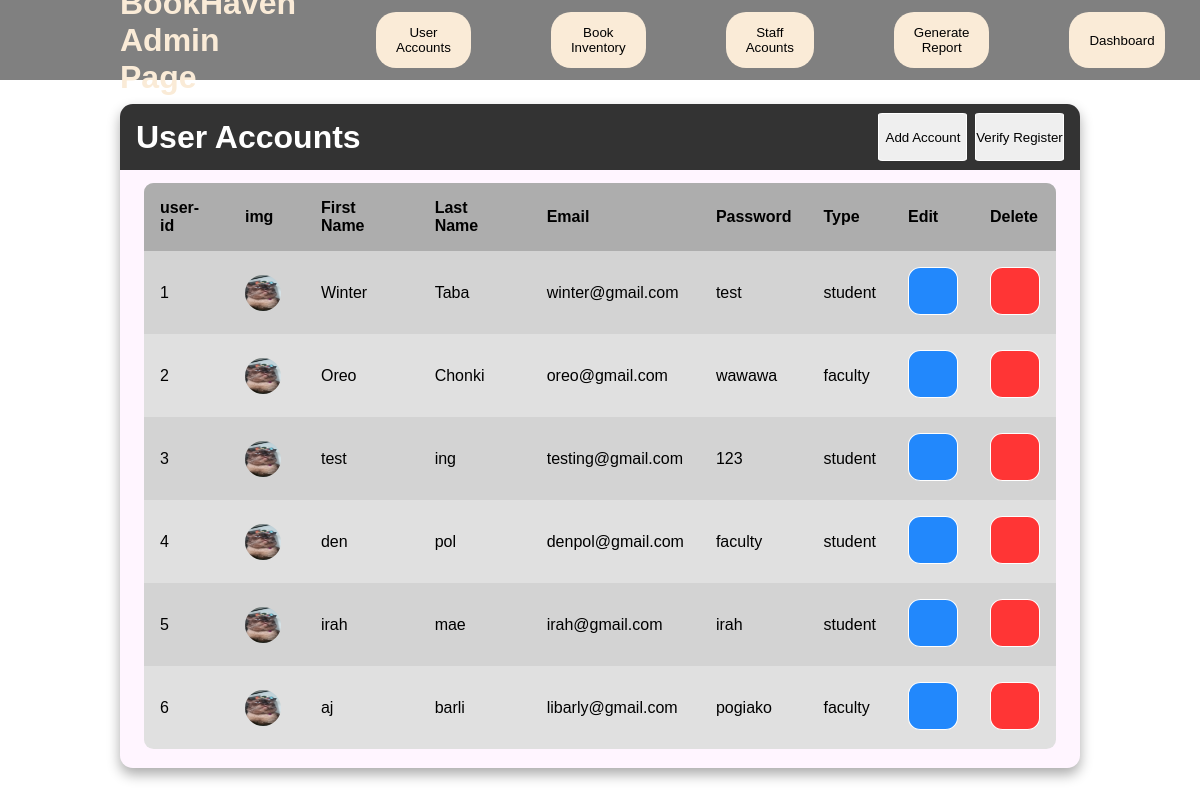
The page /admin-UA.php on the database its author committed.
### tables this page shows
CREATE TABLE `users` (
  `user_id` int(11) NOT NULL,
  `f_name` varchar(255) NOT NULL,
  `l_name` varchar(255) NOT NULL,
  `email` varchar(70) NOT NULL,
  `password` varchar(70) NOT NULL,
  `type` varchar(10) NOT NULL
);

### admin-UA.php (the view, shortened to what this page needs)
<?php
    $con = mysqli_connect("localhost", "root","","library management system");
    $sql_query = "SELECT *
                    FROM users";
    $result = $con -> query($sql_query);
?>
<!DOCTYPE html>
<html lang="en">
    <head>
        <link rel="stylesheet" href="styles/admin-UA1.css">
        <link rel="stylesheet" href="styles/admin-popup.css">
</head>
<body>
    <?php include 'admin-header.php'; ?>
    <main class="table">
        <section class="tb-header">
            <h1>User Accounts</h1>
            <nav>
                <button class="btn-AC" onclick="ua_createAcc()"> Add Account</button>
                <button class="btn-VR"> Verify Register </button>
            </nav>
        </section>
        <section class="tb-body">
            <table>
                <thead>
                    <tr>
                        <th> user-id </th>
                        <th> img </th>
                        <th> First Name</th>
                        <th> Last Name</th>
                        <th> Email</th>
                        <th> Password</th>
                        <th> Type </th>
                        <th> Edit </th>
                        <th> Delete </th>
                    </tr>
                </thead>
                <tbody>
                    <?php
                        while($row = $result->fetch_assoc()){?>
                            <tr id="row">
                                <td><?php echo $row['user_id'];?> </td>
                                <td> <img src="images/user-profile/winter1.jpg" alt=""> </td>
                                <td> <?php echo $row['f_name'];?> </td>
                                <td> <?php echo $row['l_name'];?> </td>
                                <td> <?php echo $row['email'];?> </td>
                                <td> <?php echo $row['password'];?> </td>
                                <td class="type"> <?php echo $row['type'];?> </td>
                                <td>
                                    <button class="bt-edit"
                                        onclick="popedit(this)"
                                        data-userid="<?php echo $row['user_id']; ?>"
                                        data-fname="<?php echo $row['f_name']; ?>"
                                        data-lname="<?php echo $row['l_name']; ?>"
                                        data-email="<?php echo $row['email']; ?>"
                                        data-password="<?php echo $row['password']; ?>"
                                        data-type="<?php echo $row['type']; ?>">
                                    </button>
                                </td>
                                <td>
                                    <button class="bt-delete">
                                    </button>
                                </td>
                            </tr>
                    <?php
                        }
                    ?>
                </tbody>
            </table>
        </section>
    </main>
</body>
</html>

### admin-header.php (shortened to what this page needs)
<!DOCTYPE html>
<html lang="en">
<head>
</head>
<body>
    <header class="header">
        <h1>BookHaven Admin Page</h1>
        <button class="bt-back" onclick="userAcc()">User Accounts</button>
        <button class="bt-back" onclick="bookInv()">Book Inventory</button>
        <button class="bt-back" onclick="staffAcc()">Staff Acounts</button>
        <button class="bt-back" onclick="genRep()">Generate Report</button>
        <button class="bt-back" onclick="back()">Dashboard</button>
    </header>
</body>
</html>

### styles/admin-UA1.css (style rules this page uses)
* { margin: 0; padding: 0; box-sizing: border-box; font-family: sans-serif; }
body { min-height: 100vh; justify-content: center; align-items: center; }
main.table { width: 80vw; height: 83vh; background-color: #fff5ff; margin-top: 2%; margin-left: 10%; box-shadow: 0 .4rem .8rem #0005; border-radius: .8rem; overflow: hidden; }
.tb-header { width: 100%; height: 10%; background-color: #333; padding: .8rem 1rem; color: white; display: flex; justify-content: space-between; align-items: center; }
.tb-body { width: 95%; max-height: calc(89% - 1.6rem); background-color: #d3d3d3; margin: .8rem auto; border-radius: .6rem; overflow: auto; }
tbody tr { width: 100%; }
table { height: 100%; width: 100%; }
thead th { position: sticky; top: 0; left: 0; background-color: #adadad; }
tbody tr:nth-child(even) { background-color: #e0e0e0; }
table, th, td { border-collapse: collapse; padding: 1rem; text-align: left; }
td img { width: 36px; height: 36px; margin-right: .5rem; border-radius: 50%; vertical-align: middle; }
button { width: 50px; height: 3rem; border: 1px solid white; border-radius: 25%; cursor: pointer; }
.bt-edit { background-color: rgb(34, 136, 252); transition: all 0.3s; }
nav { width: 20%; justify-content: space-between; display: flex; }
.btn-AC { width: 48%; border-radius: 5%; }
.btn-VR { width: 48%; border-radius: 5%; }
.bt-delete { background-color: rgb(255, 53, 53); transition: all 0.3s; }

### styles/admin-h.css (style rules this page uses)
* { margin: 0; padding: 0; font-family: Arial, Helvetica, sans-serif; box-sizing: border-box; }
h1 { margin: 0; font-size: 2rem; }
.header { padding-left: 10%; padding-right: 10%; justify-content: space-between; align-items: center; height: 5rem; background-color: gray; color: antiquewhite; font-weight: 600; display: flex; }
.bt-back { width: 10%; height: 70%; padding: 8px 20px; border: none; background-color: antiquewhite; color: black; border-radius: 20px; cursor: pointer; margin-left: 5rem; transition: all 0.3s; }

### rows shown on the page
users: user_id "1", f_name "Winter", l_name "Taba", email "winter@gmail.com", password "test", type "student"
users: user_id "2", f_name "Oreo", l_name "Chonki", email "oreo@gmail.com", password "wawawa", type "faculty"
users: user_id "3", f_name "test", l_name "ing", email "testing@gmail.com", password "123", type "student"
users: user_id "4", f_name "den", l_name "pol", email "denpol@gmail.com", password "faculty", type "student"
users: user_id "5", f_name "irah", l_name "mae", email "irah@gmail.com", password "irah", type "student"
users: user_id "6", f_name "aj", l_name "barli", email "libarly@gmail.com", password "pogiako", type "faculty"
